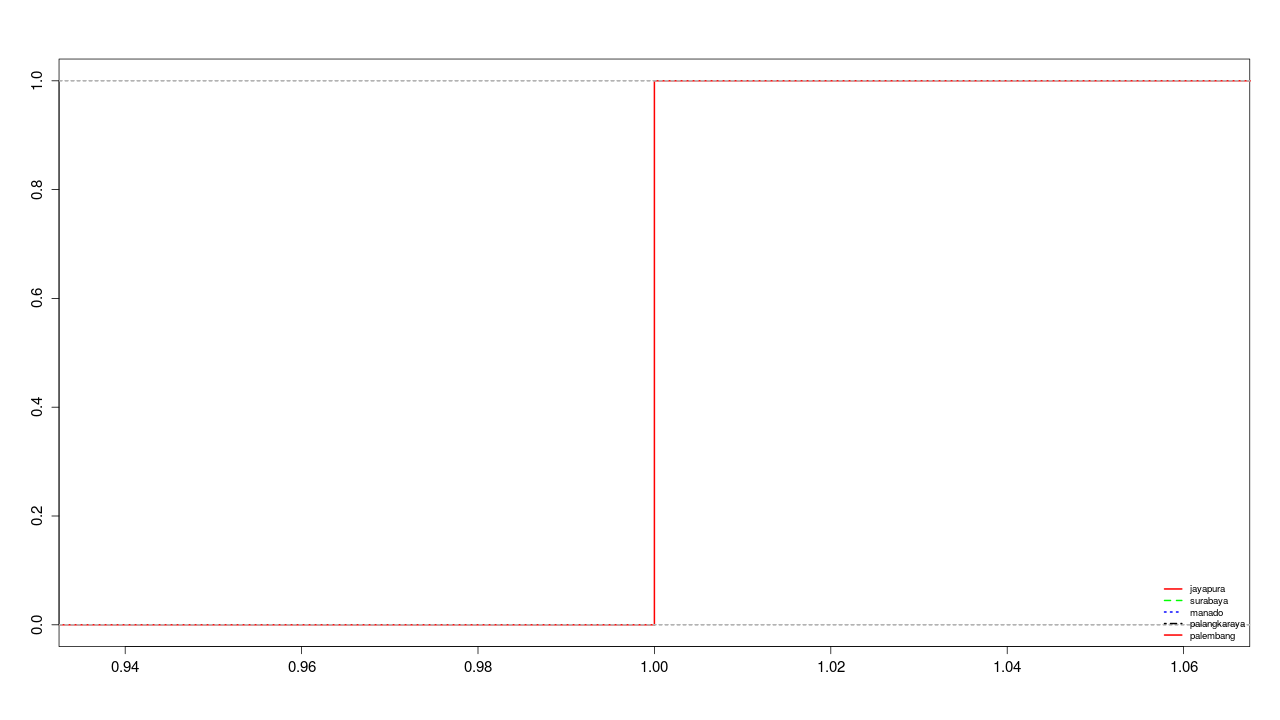

Write R code to recreate this figure.
# install.packages('ggplot2')
library(ggplot2)
# install.packages('scales')
library(scales)

# install.packages('doBy')
library(doBy)

#########################
# Rate trace processing #
#########################
data = read.table("/home/ardi/R/inherent-app-delays-trace.txt", header=T)
data$Node = factor(data$Node)
data$DelayS <- data$DelayS
data$Type = factor(data$Type)

Node.jayapura         = subset(data, Node %in% c("jayapura"))
Node.surabaya         = subset(data, Node %in% c("surabaya"))
Node.manado           = subset(data, Node %in% c("manado"))
Node.palangkaraya     = subset(data, Node %in% c("palangkaraya"))
Node.palembang        = subset(data, Node %in% c("palembang"))

jayapura<-Node.jayapura$HopCount
surabaya<-Node.surabaya$HopCount
manado<-Node.surabaya$HopCount
palangkaraya<-Node.surabaya$HopCount
palembang<-Node.surabaya$HopCount

png("/home/ardi/Desktop/Rcrot/inherent-app-delays-trace-HopCount.png", width=1280, height=720)

plot(ecdf(jayapura), main=NA,  
     xlab="", ylab="",verticals = TRUE, do.points=FALSE, lwd=2, lty=1, col="red", cex.lab=1.25, cex.axis=1.25)
lines(ecdf(surabaya), verticals= TRUE, do.points=FALSE, lwd=2, lty=2, col="green", cex.lab=1.25, cex.axis=1.25)
lines(ecdf(manado), verticals=TRUE, do.points=FALSE, lwd=2, lty=3, col="blue", cex.lab=1.25, cex.axis=1.25)
lines(ecdf(palangkaraya), verticals=TRUE, do.points=FALSE, lwd=2, lty=4, col="black", cex.lab=1.25, cex.axis=1.25)
lines(ecdf(palembang), verticals=TRUE, do.points=FALSE, lwd=2, lty=4, col="black", cex.lab=1.25, cex.axis=1.25)

legend("bottomright", legend=c("jayapura", "surabaya", "manado", 
                               "palangkaraya", "palembang"),
       col=c("red", "green", "blue", "black"), lwd=c(2,2,2,2),
      lty=c(1,2,3,4), cex=0.8, box.lty=0, bg=NA) 

retval <- dev.off()

